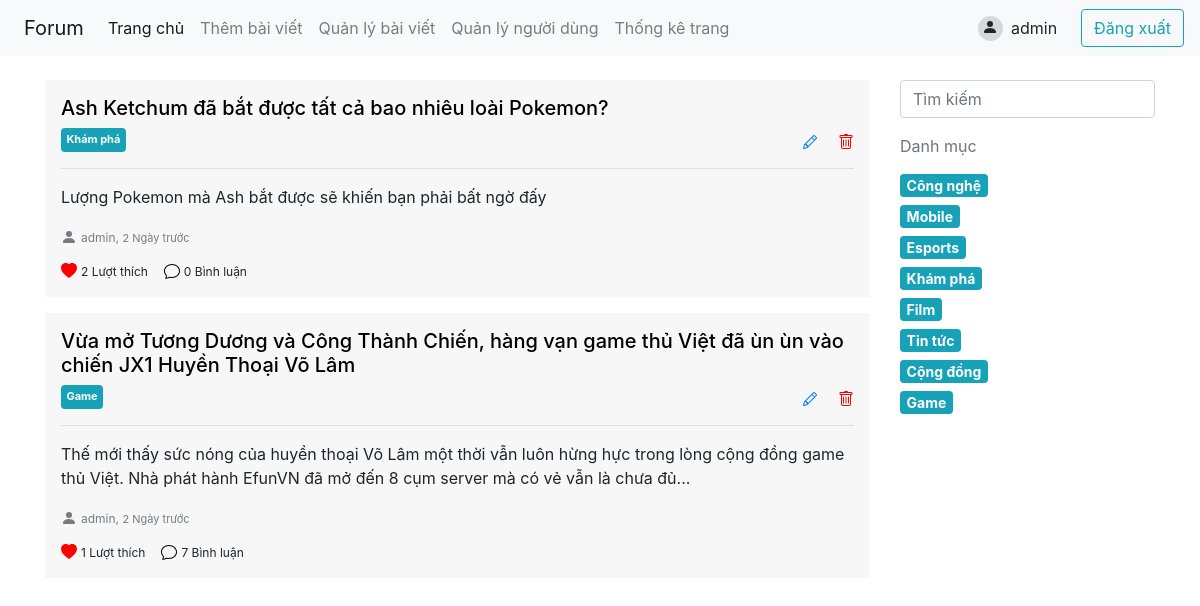
Page /src/view/index.php (signed in) on the committed database.
### tables this page shows
CREATE TABLE `user` (
  `id` int(11) NOT NULL AUTO_INCREMENT,
  `username` varchar(45) DEFAULT NULL,
  `password` varchar(45) DEFAULT NULL,
  `avatar` varchar(45) DEFAULT NULL,
  `email` varchar(45) DEFAULT NULL,
  `role` int(11) DEFAULT '0',
  `createdAt` datetime DEFAULT CURRENT_TIMESTAMP,
  PRIMARY KEY (`id`)
);

CREATE TABLE `post` (
  `id` int(11) NOT NULL AUTO_INCREMENT,
  `categoryId` int(11) DEFAULT NULL,
  `userId` int(11) DEFAULT NULL,
  `title` text,
  `description` text,
  `content` text,
  `image` varchar(45) DEFAULT NULL,
  `createdAt` datetime DEFAULT CURRENT_TIMESTAMP,
  PRIMARY KEY (`id`),
  KEY `categoryId_fk_idx` (`categoryId`),
  KEY `userId_fk_idx` (`userId`),
  CONSTRAINT `categoryId_fk` FOREIGN KEY (`categoryId`) REFERENCES `category` (`id`),
  CONSTRAINT `userId_fk` FOREIGN KEY (`userId`) REFERENCES `user` (`id`)
);

CREATE TABLE `category` (
  `id` int(11) NOT NULL AUTO_INCREMENT,
  `name` varchar(45) DEFAULT NULL,
  PRIMARY KEY (`id`)
);

### src/controller/userSession.php (called while the page is built, shortened)
<?php
  include('../controller/connect.php');
  $username = $_SESSION['username'];
  $queryUser = "SELECT * FROM user WHERE username = '$username'";
  $runQuery = mysqli_query($conn, $queryUser);
  $userSession = mysqli_fetch_array($runQuery);
?>

### src/controller/post/viewPosts.php (called while the page is built)
<?php
  include ('../connect.php');
  $queryPost =
    " SELECT * FROM post
      INNER JOIN category ON post.categoryId = category.id
      INNER JOIN user ON post.userId = user.id
      ORDER BY post.createdAt DESC
    ";
  $runQueryPost = mysqli_query($conn, $queryPost);
?>

### src/controller/post/viewCategories.php (called while the page is built)
<?php
  include ('../connect.php');
  $queryCategory = "SELECT * FROM category";
  $runQueryCategory = mysqli_query($conn, $queryCategory);
?>

### src/view/index.php (the view, shortened to what this page needs)
<?php
  include ('./header.php');
?>
<div class="container mt-4">
  <div class="row">
    <div class="col-9">
      <?php
        $categoryId = $_GET['category'];
        if (empty($categoryId)) {
          include ('../controller/post/viewPosts.php');
          while ($rowPost = mysqli_fetch_array($runQueryPost)) {
            include ('./components/Post.php');
          }
        }
      ?>
    </div>
    <div class="col-3">
      <div class="input-group">
        <input type="text" class="form-control" placeholder="Tìm kiếm">
      </div>
      <p class="text-secondary mt-3">Danh mục</p>
      <?php
        include ('../controller/post/viewCategories.php');
        while ($rowCategory = mysqli_fetch_array($runQueryCategory)) {
      ?>
        <div class="mt-2">
          <a href="http://localhost:8888/php_forum/src/view?category=<?php echo $rowCategory['id']?>" class="btn badge badge-info" style="font-size: 14">
            <?php echo $rowCategory['name']?>
          </a>
        </div>
      <?php } ?>
    </div>
  </div>
</div>

### src/view/header.php (shortened to what this page needs)
<?php
  include ('../controller/connect.php');
  include ('../controller/userSession.php');
?>
<link rel="stylesheet" href="https://stackpath.bootstrapcdn.com/bootstrap/4.5.0/css/bootstrap.min.css">
<nav class="navbar navbar-expand-lg navbar-light bg-light">
  <a class="navbar-brand ml-2" href="http://localhost:8888/php_forum/src/view/">Forum</a>
  <div class="collapse navbar-collapse" id="navbarSupportedContent">
    <ul class="navbar-nav mr-auto">
      <li class="nav-item active">
        <a class="nav-link" href="http://localhost:8888/php_forum/src/view/">Trang chủ</a>
      </li>
      <?php
        if ($userSession['username'] != '') {
          echo '
            <li class="nav-item">
              <a class="nav-link" href="http://localhost:8888/php_forum/src/view/addPost.php">Thêm bài viết</a>
            </li>
          ';
        }
        if ($userSession['username'] == 'admin' || $userSession['role'] == 1) {
          echo '
            <li class="nav-item">
              <a class="nav-link" href="#">Quản lý bài viết</a>
            </li>
            <li class="nav-item">
              <a class="nav-link" href="#">Quản lý người dùng</a>
            </li>
            <li class="nav-item">
              <a class="nav-link" href="#">Thống kê trang</a>
            </li>
          ';
        }
      ?>
    </ul>
    <?php
      if ($userSession['username'] == '') {
        echo '
          <a href="http://localhost:8888/php_forum/src/view/login.php" class="btn my-2 my-sm-0">Đăng nhập</a>
          <a href="http://localhost:8888/php_forum/src/view/register.php" class="btn btn-outline-info my-2 my-sm-0">Đăng ký</a>
        ';
      }
      else {
        echo '
          <div class="avatar-user mr-2">
            <svg class="bi bi-person-fill" width="1em" height="1em" viewBox="0 0 16 16" fill="currentColor" xmlns="http://www.w3.org/2000/svg">
              <path fill-rule="evenodd" d="M3 14s-1 0-1-1 1-4 6-4 6 3 6 4-1 1-1 1H3zm5-6a3 3 0 1 0 0-6 3 3 0 0 0 0 6z"/>
            </svg>
          </div>
        ';
        echo '<p class="my-2 my-sm-0 mr-4">' .$userSession['username']. '</p>';
        echo '<a href="http://localhost:8888/php_forum/src/controller/auth/logout.php" class="btn btn-outline-info my-2 my-sm-0">Đăng xuất</a>';
      }
    ?>
  </div>
</nav>

### src/view/components/Post.php (shortened to what this page needs)
<div class="pt-3 pl-3 pr-3 mb-3" style="background-color: #f7f7f7">
  <div>
    <div>
      <div>
        <h5>
          <a color="black" href="http://localhost:8888/php_forum/src/view/post.php?id=<?php echo $rowPost[0]?>">
            <?php echo $rowPost['title']?>
          </a>
        </h5>
        <div style="display: flex; justify-content: space-between;">
          <a href="#" class="btn badge badge-info" style="font-size: 11; padding-top: 5px;">
            <?php echo $rowPost['name']?>
          </a>
          <?php
            if ($rowPost['userId'] == $userSession['id'] || $userSession['username'] == 'admin') {
              echo '
                <div>
                  <a style="color: #007bff" class="mr-3"
                    href="http://localhost:8888/php_forum/src/view/updatePost.php?id=' .$rowPost[0]. '"
                  >
                    <svg class="bi bi-pencil" width="1em" height="1em" viewBox="0 0 16 16" fill="currentColor" xmlns="http://www.w3.org/2000/svg">
                      <path fill-rule="evenodd" d="M11.293 1.293a1 1 0 0 1 1.414 0l2 2a1 1 0 0 1 0 1.414l-9 9a1 1 0 0 1-.39.242l-3 1a1 1 0 0 1-1.266-1.265l1-3a1 1 0 0 1 .242-.391l9-9zM12 2l2 2-9 9-3 1 1-3 9-9z"/>
                      <path fill-rule="evenodd" d="M12.146 6.354l-2.5-2.5.708-.708 2.5 2.5-.707.708zM3 10v.5a.5.5 0 0 0 .5.5H4v.5a.5.5 0 0 0 .5.5H5v.5a.5.5 0 0 0 .5.5H6v-1.5a.5.5 0 0 0-.5-.5H5v-.5a.5.5 0 0 0-.5-.5H3z"/>
                    </svg>
                  </a>
                  <a
                    id="delete-post"
                    href="http://localhost:8888/php_forum/src/controller/post/deletePost.php?id=' .$rowPost[0]. '"
                  >
                    <svg color="red" class="bi bi-trash" width="1em" height="1em" viewBox="0 0 16 16" fill="currentColor" xmlns="http://www.w3.org/2000/svg">
                      <path d="M5.5 5.5A.5.5 0 0 1 6 6v6a.5.5 0 0 1-1 0V6a.5.5 0 0 1 .5-.5zm2.5 0a.5.5 0 0 1 .5.5v6a.5.5 0 0 1-1 0V6a.5.5 0 0 1 .5-.5zm3 .5a.5.5 0 0 0-1 0v6a.5.5 0 0 0 1 0V6z"/>
                      <path fill-rule="evenodd" d="M14.5 3a1 1 0 0 1-1 1H13v9a2 2 0 0 1-2 2H5a2 2 0 0 1-2-2V4h-.5a1 1 0 0 1-1-1V2a1 1 0 0 1 1-1H6a1 1 0 0 1 1-1h2a1 1 0 0 1 1 1h3.5a1 1 0 0 1 1 1v1zM4.118 4L4 4.059V13a1 1 0 0 0 1 1h6a1 1 0 0 0 1-1V4.059L11.882 4H4.118zM2.5 3V2h11v1h-11z"/>
                    </svg>
                  </a>
                </div>
              ';
            }
          ?>
        </div>
      </div>
    </div>
    <hr>
    <p>
      <?php echo $rowPost['description']?>
    </p>
    <div style="display: flex">
      <svg color="rgb(120, 124, 126)" class="bi bi-person-fill mr-1 mt-1" width="1em" height="1em" viewBox="0 0 16 16" fill="currentColor" xmlns="http://www.w3.org/2000/svg">
        <path fill-rule="evenodd" d="M3 14s-1 0-1-1 1-4 6-4 6 3 6 4-1 1-1 1H3zm5-6a3 3 0 1 0 0-6 3 3 0 0 0 0 6z"/>
      </svg>
      <?php
        $currentTime = date("Y-m-d H:i:s");
        $currentTime = strtotime($currentTime);
        $uploadTime = $rowPost[7];
        $uploadTime = strtotime($uploadTime);
        $diff = abs($currentTime - $uploadTime);
        $years = floor($diff / (365 * 60 * 60 * 24));
        $months = floor(($diff - $years * 365 * 60 * 60 * 24) / (30 * 60 * 60 * 24));
        $days = floor(($diff - $years * 365 * 60 * 60 *24 - $months * 30 * 60 * 60 * 24)/ (60 * 60 * 24));
      ?>
      <p class="mt-1" style="color: rgb(120, 124, 126); font-size: 12">
        <?php echo $rowPost['username']?>,
        <span style="font-size: 11">
          <?php
            if ($days >= 1) {
              echo $days. ' Ngày trước';
            }
            else {
              echo "Hôm nay";
            }
          ?>
        </span>
      </p>
    </div>
    <div style="display: flex">
      <?php
        $queryUserReactPost = "SELECT userId FROM reaction WHERE postId = $rowPost[0] AND userId = ".$userSession['id'];
        $runQueryUserReactPost = mysqli_query($conn, $queryUserReactPost);
        $rowUserReactPost = mysqli_fetch_array($runQueryUserReactPost);
        if ($userSession['username'] == '') {
          echo '
            <span>
              <svg class="bi bi-heart" width="1em" height="1em" viewBox="0 0 16 16" fill="currentColor" xmlns="http://www.w3.org/2000/svg">
                <path fill-rule="evenodd" d="M8 2.748l-.717-.737C5.6.281 2.514.878 1.4 3.053c-.523 1.023-.641 2.5.314 4.385.92 1.815 2.834 3.989 6.286 6.357 3.452-2.368 5.365-4.542 6.286-6.357.955-1.886.838-3.362.314-4.385C13.486.878 10.4.28 8.717 2.01L8 2.748zM8 15C-7.333 4.868 3.279-3.04 7.824 1.143c.06.055.119.112.176.171a3.12 3.12 0 0 1 .176-.17C12.72-3.042 23.333 4.867 8 15z"/>
              </svg>
            </span>
          ';
        }
        else {
          if ($rowUserReactPost['userId'] == $userSession['id']) {
            echo '
              <a href="http://localhost:8888/php_forum/src/controller/reaction/unlikePost.php?postId=' .$rowPost[0]. '">
                <svg color="red" class="bi bi-heart-fill" width="1em" height="1em" viewBox="0 0 16 16" fill="currentColor" xmlns="http://www.w3.org/2000/svg">
                  <path fill-rule="evenodd" d="M8 1.314C12.438-3.248 23.534 4.735 8 15-7.534 4.736 3.562-3.248 8 1.314z"/>
                </svg>
              </a>
            ';
          }
        }
      ?>
      <?php
        $queryNumberOfReaction = "SELECT COUNT(*) AS numberOfReaction FROM reaction WHERE postId = $rowPost[0]";
        $runQueryNumberOfReaction = mysqli_query($conn, $queryNumberOfReaction);
        $countReaction = mysqli_fetch_assoc($runQueryNumberOfReaction);
      ?>
      <p class="ml-1 mr-3" style="font-size: 12px">
        <?php echo $countReaction['numberOfReaction']?> Lượt thích
      </p>
      <a href="http://localhost:8888/php_forum/src/view/post.php?id=<?php echo $rowPost[0]?>">
      </a>
      <?php
        $queryNumberOfComment = "SELECT COUNT(*) AS numberOfComment FROM comment WHERE postId = $rowPost[0]";
        $runQueryNumberOfComment = mysqli_query($conn, $queryNumberOfComment);
        $countComment = mysqli_fetch_assoc($runQueryNumberOfComment);
      ?>
      <p class="ml-1" style="font-size: 12px">
        <?php echo $countComment['numberOfComment'];?> Bình luận
      </p>
    </div>
  </div>
</div>

### src/view/header.php (style rules this page uses)
.avatar-user { border-radius: 50%; background-color: #d3d9dc; width: 25px; height: 25px; text-align: center; padding-top: 3px; }

### src/view/index.php (style rules this page uses)
a { text-decoration: none; color: black; }

### rows in the picture
user: username "admin"
post: title "Ash Ketchum đã bắt được tất cả bao nhiêu loài Pokemon?", categoryId.name "Khám phá", description "Lượng Pokemon mà Ash bắt được sẽ khiến bạn phải bất ngờ đấy", userId.username "admin", createdAt "2", numberOfReaction "2", numberOfComment "0"
post: title "Vừa mở Tương Dương và Công Thành Chiến, hàng vạn game thủ Việt đã ùn ùn vào chiến JX1 Huyền Thoại Võ Lâm", categoryId.name "Game", description "Thế mới thấy sức nóng của huyền thoại Võ Lâm một thời vẫn luôn hừng hực trong lòng cộng đồng game thủ Việt. Nhà phát hành EfunVN đã mở đến 8 cụm server mà có vẻ vẫn là chưa đủ...", userId.username "admin", createdAt "2", numberOfReaction "1", numberOfComment "7"
category: name "Công nghệ"
category: name "Mobile"
category: name "Esports"
category: name "Khám phá"
category: name "Film"
category: name "Tin tức"
category: name "Cộng đồng"
category: name "Game"
